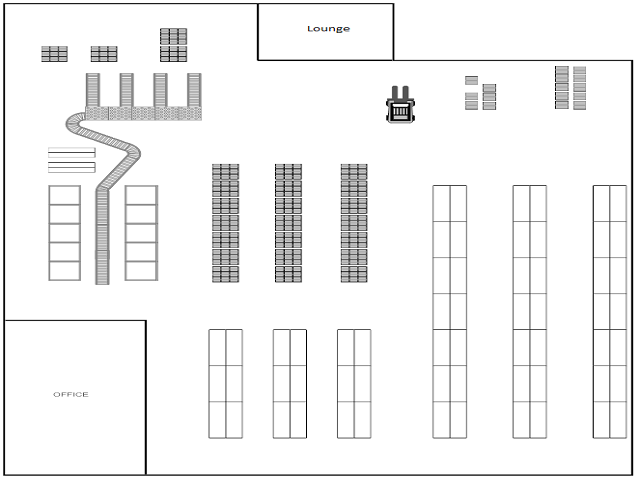
#> input picture Maze_soln/files/waear_house/warehouse-layout1.png, 640 x 480 px, found by its file name
$ python test.py
#> lines starting #> are read from the running program, lines starting #| are printed output that depends on the picture
import cv2
font = cv2.FONT_HERSHEY_SIMPLEX
meter=1
map_img=cv2.imread('C:/Python/Python38/files/waear_house/warehouse-layout1.png')
#> map_img is the input picture: shape (480, 640, 3); mean B, G, R 242, 242, 242
cv2.putText(map_img, 'L=25 m , W=20 m', (400,20), font, 0.5, (250, 100, 125), 2, cv2.LINE_4)
cv2.putText(map_img, 'Diastance='+str(meter)+" m", (400,40), font, 0.5, (250, 100, 125), 2, cv2.LINE_AA)
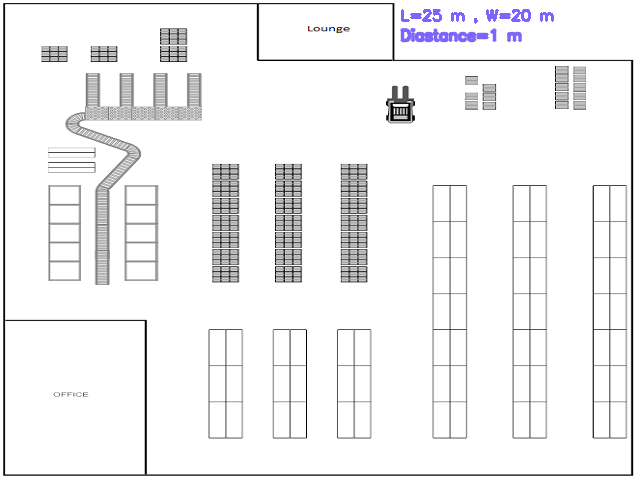
#> map_img: shape (480, 640, 3); mean B, G, R 242, 241.1, 241.3

cv2.imshow("frame",map_img)

$ run again, with Maze_soln/files/waear_house/warehouse_edit.png copied over Maze_soln/files/waear_house/warehouse-layout1.png
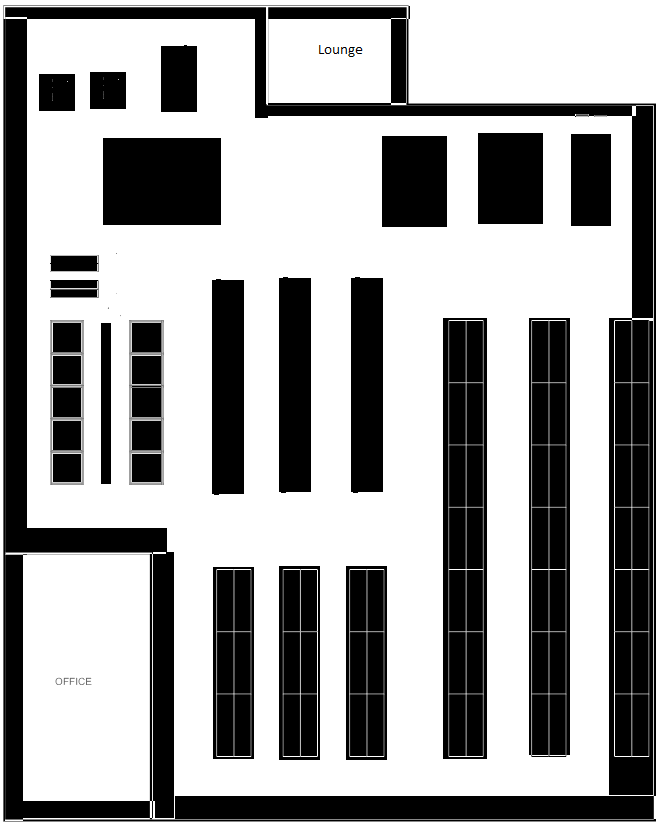
#> input picture Maze_soln/files/waear_house/warehouse_edit.png, 663 x 829 px, found by its file name
#> map_img is the input picture: shape (829, 663, 3); mean B, G, R 161.9, 161.9, 161.9
#> `cv2.putText(map_img, 'Diastance='+str(meter)+" m", (400,40), font, 0.5..`:
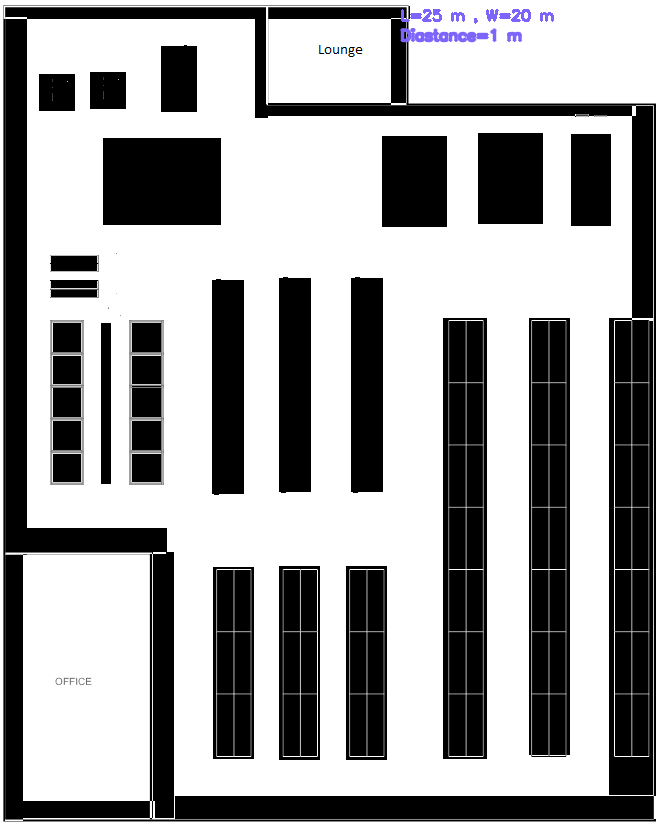
#> map_img: shape (829, 663, 3); mean B, G, R 161.9, 161.5, 161.5
